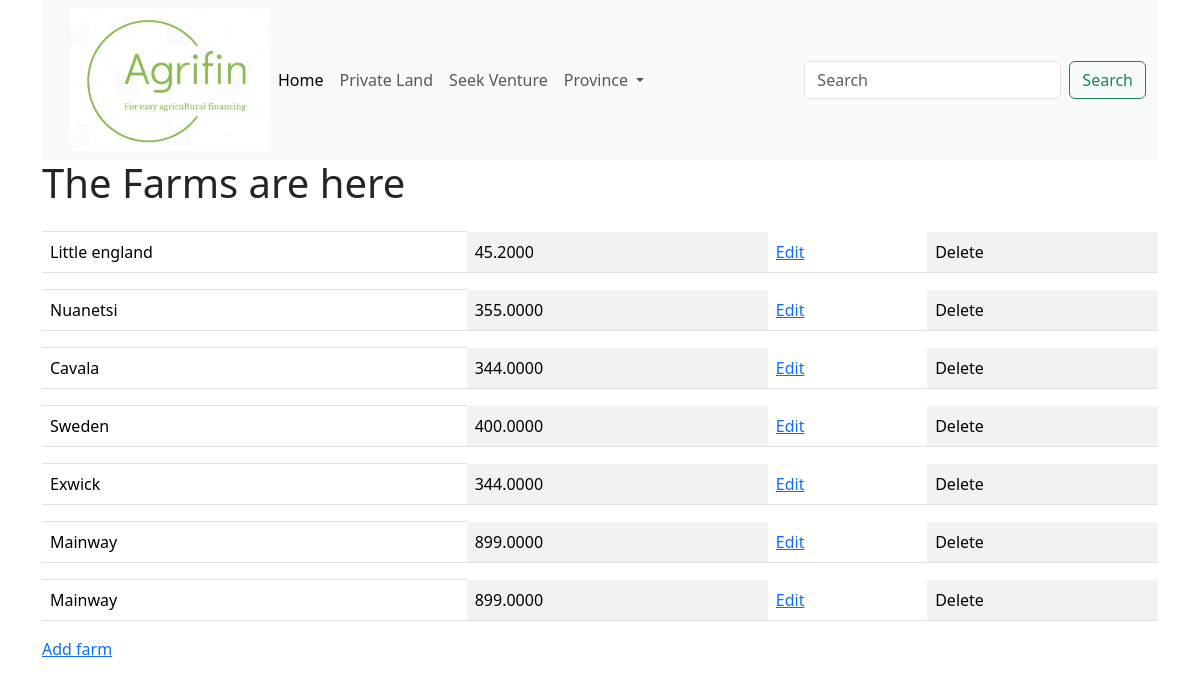
Before: /farms/ with the older database file.
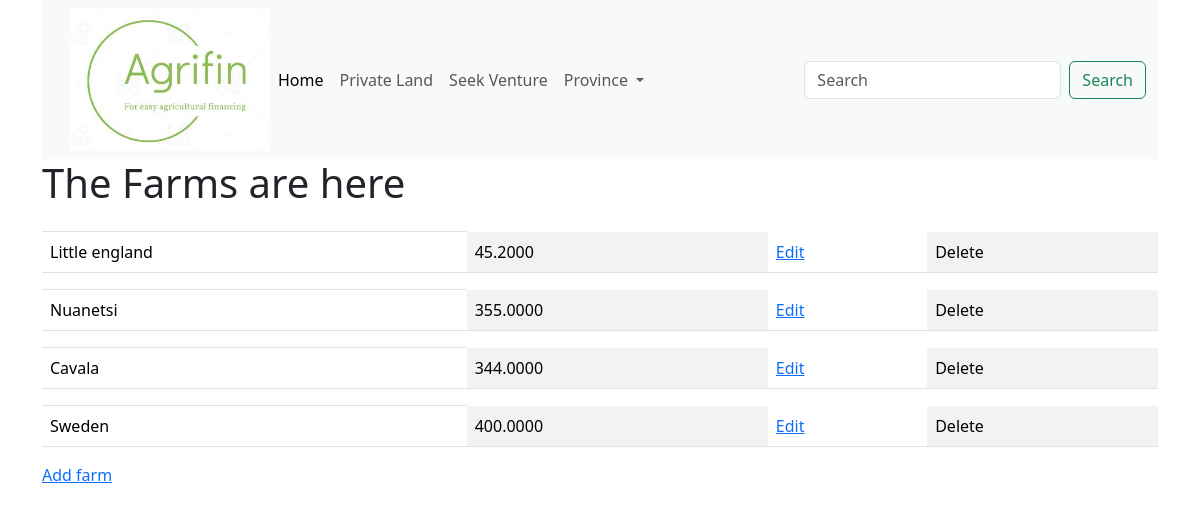
After: the same page with the newer database file.
### farmersapp/models.py (models this page shows, shortened)
class Farm(models.Model):
    tenure = (
   ('Off','Offer Letter'),
   ('99','99-Year Lease'),
   ('A1','A1 Permit'),
   ('AP', 'A1 Temporal Permit'),
   ('A2','A2 Permit'),
   ('Ttl','Title Deed'),
   ('DG','Deed of Grant'),
   ('CCT','Certificate of Consolidated Title'),
   )
    water = (
   ('D','Dam'),
   ('R','River'),
   ('B','Borehole'),
   ('W', 'Weir'),
   ('Wl','Well'),
   ('N','None'),
   )
    province = (
   ('MTN','Matabeleland North'),
   ('MTS','Matabeleland South'),
   ('MSE','Mashonaland East'),
   ('MSW','Mashonaland West'),
   ('MSC','Mashonaland Central'),
   ('MAN','Manicaland'),
    ('MSV','Masvingo'),
    ('MID','Midlands'),
    ('HRE','Harare'),
    ('BYO','Bulawayo'),
   )
    farmer = models.ForeignKey(Farmer,on_delete = models.CASCADE)
    farm_name = models.CharField(max_length=500)
    plot_number = models.CharField(max_length=250,null=True, blank=True)
    extend = models.DecimalField(max_digits= 10,decimal_places= 4)
    district = models.CharField(max_length=20)
    province = models.CharField(max_length=250,choices=province)
    ward = models.CharField(max_length=10,null=True, blank=True)
    tenure_type = models.CharField(max_length=50,choices=tenure)
    irrigation =models.CharField(max_length=250,null= True,choices=(('Y','Yes'),('N','No')))
    water_availability  = models.CharField(max_length=250,choices=water)
    id = models.UUIDField(default=uuid.uuid1,unique=True,primary_key=True,editable=False)

### farmersapp/views.py (the view)
# urls.py: path("farms/",views.farms,name="farms"),
def farms(request):
    mfarms = Farm.objects.all()
    context = {'mfarms': mfarms}
    return render(request,'farms.html',context)

### farmersapp/templates/farms.html (shortened to what this page needs)
{%extends 'main.html'%}
  {% load bootstrap5 %}
{%block content%}
<h1>The Farms are here</h1>
<table class="table table-striped-columns">
  {%for farm in mfarms%}
  <th></th>
  <tr>
  <td>{{farm.farm_name}}</td>
  <td>{{farm.extend}}</td>
  <td><a href="{%url 'createfarm'%}">Edit</a></td>
  <td><a>Delete</a></td>
</tr>
  {%endfor%}
</table>
<a href = "{% url 'createfarm'%}">Add farm</a>
{%endblock%}

Changed rows visible on the page:
removed Farm: farm_name "Exwick", extend "344.0000"
removed Farm: farm_name "Mainway", extend "899.0000"
removed Farm: farm_name "Mainway", extend "899.0000"
